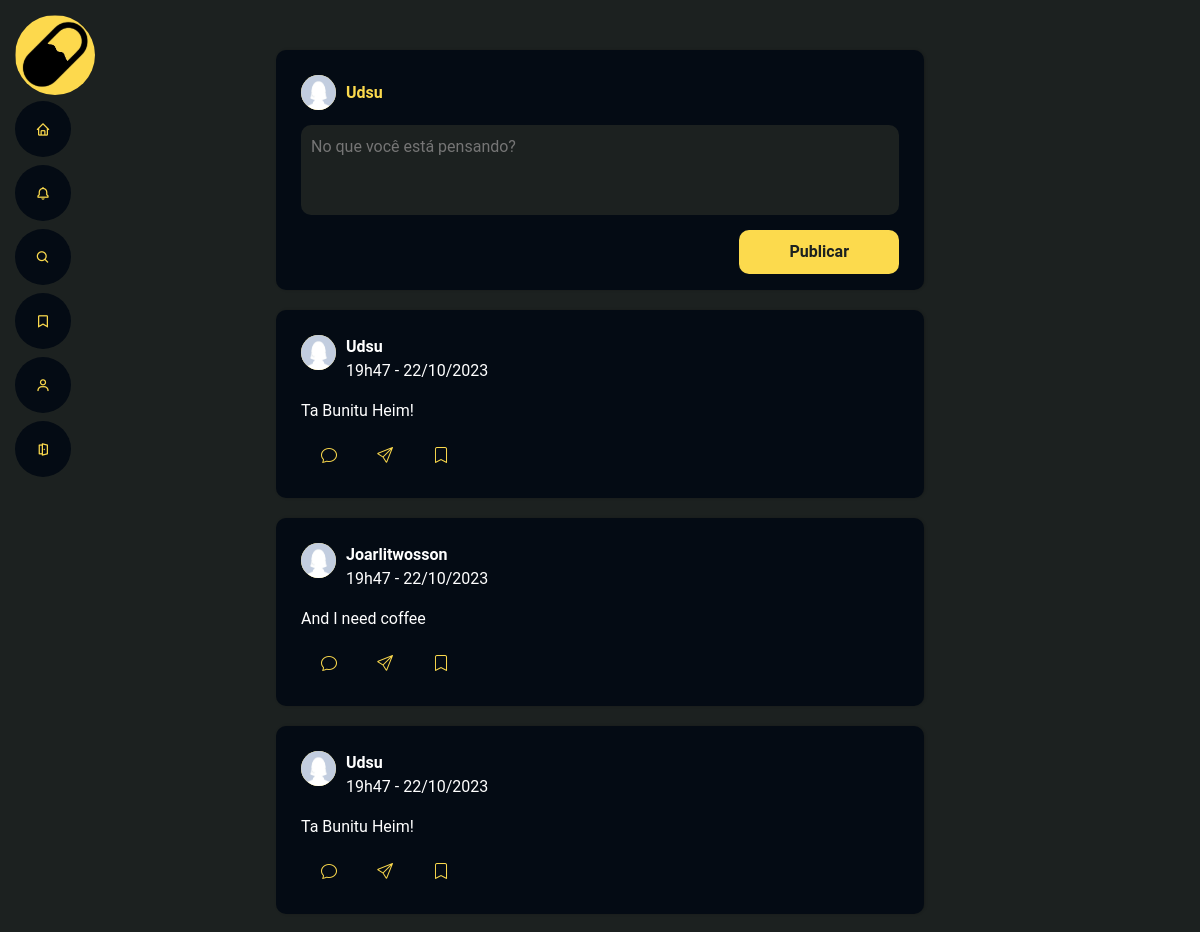
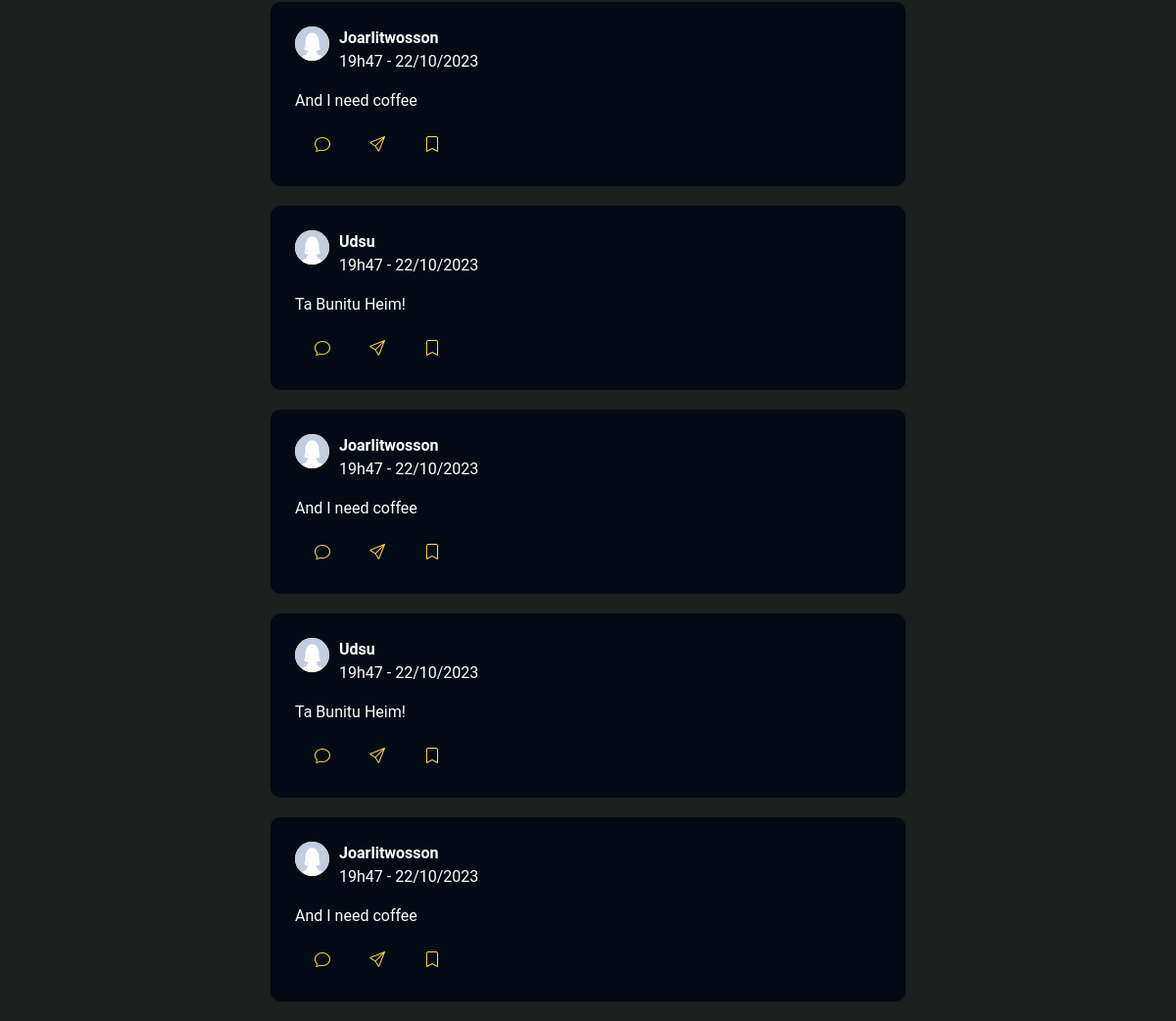
Screenshot of /Index.php?route=principal (signed in) with the database file from the repository (2 pictures, top to bottom).
### tables this page shows
CREATE TABLE tb_posts (
    pos_id INT AUTO_INCREMENT PRIMARY KEY,
    pos_usu_id INT NOT NULL,
    pos_conteudo TEXT,
    pos_data_postagem TIMESTAMP DEFAULT CURRENT_TIMESTAMP ,
    FOREIGN KEY (pos_usu_id) REFERENCES tb_usuarios(usu_id)
);

CREATE TABLE tb_usuarios (
    usu_id INT AUTO_INCREMENT PRIMARY KEY,
    usu_nome VARCHAR(100) NOT NULL,
    usu_nome_usuario VARCHAR(50) NOT NULL,
    usu_email VARCHAR(100) NOT NULL UNIQUE,
    usu_senha VARCHAR(100) NOT NULL,
    usu_avatar VARCHAR(100) DEFAULT 'avatar.jpg',
    usu_img_fundo VARCHAR(100) DEFAULT 'generico.svg',
    usu_data_cadastro TIMESTAMP DEFAULT CURRENT_TIMESTAMP,
    CONSTRAINT chk_usu_nome_usuario_no_spaces CHECK (usu_nome_usuario NOT LIKE '% %')
);

### App/Controllers/PostController.php (called while the page is built, shortened)
<?php
require_once (__DIR__.'/../Model/PostModel.php');
class PostController extends Controller{
    public function viewPost(){
        $postModel = new PostModel();
        $posts = $postModel->getPost("viewPost");
        include (__DIR__."/../../Public/Principal.php");
    }
    }

### Config/Model.php (called while the page is built, shortened)
<?php
require_once (__DIR__."/../Database/SqlCommands.php");
class Model{
    public function __construct(){
        $this->query = new SqlCommands();
    }
}

### Database/SqlCommands.php (called while the page is built, shortened)
<?php
class SqlCommands{
    public function getCommand($function ){
        return $this->listCommandSql[$function];
    }
}

### App/Model/PostModel.php (called while the page is built, shortened)
<?php
require_once (__DIR__."/../../Config/Model.php");
class PostModel extends Model{
    public function getPost($base, $indice = 0){
        $con = $this->conect->conection();
        $query = $this->query->getCommand($base);
        $result = mysqli_query($con, $query[$indice]);
        if (!$result) {
            throw new Exception("Erro na consulta");
        }
        else{
            $rows = array();
            $i = 0;
            while ($row = mysqli_fetch_assoc($result)) {
                $rows[$i] = $row;
                $i++;
            }
            return $rows;
        }
    }
}

### Public/Layout/PostStructure.php (the view, shortened to what this page needs)
 <?php foreach($posts as $post=>$value): ?>
    <?php $route = $_GET['route']; ?>
      <li class='post'>
        <div class='infoUserPost'>
            <div class='imgUserPost'><img src="../Storage/perfil/<?= $value['usu_avatar']; ?>" alt=''></div>
            <div class='nameAndHour'>
                <?php if($route == 'notifications'): ?>
                    <p id="data"><strong><?= $value['usu_nome'];?></strong>| Post Compartilhado por <?= $value['sender_name'];?></p>
                <?php else: ?>
                    <strong><?= $value['usu_nome'];?></strong>
                <?php endif; ?>
                <p><?= $value['pos_data_postagem']; ?></p>
            </div>
        </div>
        <p>
        <?= $value['pos_conteudo']; ?>
        </p>
        <div class='actionBtnPost'>
            <button type='button' class='filepost openModal' data-modal='modal<?= $value['pos_id'] ?>'><i class='bi bi-chat' alt='comentar'></i></button>
            <?php if($route == 'principal'): ?>
                <button type='button' class='filepost openModal' data-modal='modalUsers1'><i class='bi bi-send' alt='compartilhar'></i></button>
                <form action="Index.php?route=<?= $route ?>" method="POST">
                    <button type='submit' class='filepost' name='salvar' value='<?= $value['pos_id'];?>'><i class='bi bi-bookmark' alt='salvar'></i></button>
                </form>
            <?php elseif($route == 'perfil'): ?>
              <form action="Index.php?route=<?= $route ?>" method="POST">
                    <button type='submit' class='filepost' name='apagar' value='<?= $value['pos_id'];?>'><i class='bi bi-trash' alt=''></i></button>
                </form>
            <?php endif; ?>
          </div>
        </li>
<?php endforeach; ?>

### Index.php (shortened to what this page needs)
<?php
require_once (__DIR__."/App/Controllers/PostController.php");
$postController = new PostController();
$route = $_GET['route'] ?? 'login';
switch ($route) {
    case 'principal':
      if ($_SERVER['REQUEST_METHOD'] === 'POST') {
        $postController->processPost();
      } else {
        $postController->viewPost();
      }
      break;
}
?>

### Public/Layout/Layout.php (shortened to what this page needs)
<!DOCTYPE html>
<html lang="en">
<head>
  <link href="../../Resources/Assets/vendor/aos/aos.css" rel="stylesheet">
  <link href="../../Resources/Assets/vendor/bootstrap/css/bootstrap.min.css" rel="stylesheet">
  <link href="../../Resources/Assets/vendor/bootstrap-icons/bootstrap-icons.css" rel="stylesheet">
  <link href="../../Resources/Assets/vendor/boxicons/css/boxicons.min.css" rel="stylesheet">
  <link href="../../Resources/Assets/vendor/glightbox/css/glightbox.min.css" rel="stylesheet">
  <link href="../../Resources/Assets/vendor/swiper/swiper-bundle.min.css" rel="stylesheet">
  <link href="../../Resources/Assets/css/style2.css" rel="stylesheet">
</head>
<body>
  <header id="header">
    <div class="d-flex flex-column">
      <div class="profile">
        <img src="../../Resources/Assets/img/pills2.jpg" alt="" class="img-fluid rounded-circle">
      </div>
      <nav id="navbar" class="nav-menu navbar">
        <ul>
          <li><a href="Index.php?route=principal" class="nav-link scrollto"><i class="bx bx-home"></i> <span>Home</span></a></li>
          <li><a href="Index.php?route=notifications" class="nav-link scrollto"><i class="bx bx-bell"></i> <span>Notificações</span></a></li>
          <li><a href="Index.php?route=pesquisa" class="nav-link scrollto"><i class="bx bx-search"></i> <span>Pesquisar</span></a></li>
          <li><a href="Index.php?route=saves" class="nav-link scrollto"><i class="bx bx-bookmark"></i> <span>Salvos</span></a></li>
          <li><a href="Index.php?route=perfil" class="nav-link scrollto"><i class="bx bx-user"></i> <span>Perfil</span></a></li>
          <li><a href="Index.php" class="nav-link scrollto"><i class="bx bx-door-open"></i> <span>Sair</span></a></li>
        </ul>
      </nav>
    </div>
  </header>

### Public/Principal.php (shortened to what this page needs)
<?php
include(__DIR__.'/Layout/Layout.php');
?>
  <main class="main">
      <ul class="posts">
      <li class="newPost">
        <div class="infoUser">
          <div class="imgUser"><img src="<?php echo "../Storage/perfil/".$_SESSION["avatar"] ?>" alt=""></div>
          <strong> <?= $_SESSION["user_name"] ?> </strong>
        </div>
        <form class="formPost" id="formPost" action="Index.php?route=principal" method="POST">
          <textarea name="textarea" placeholder="No que você está pensando?"></textarea>
        <div class="iconsAndButton">
          <button type="submit" class="btnSubmitForm">Publicar</button>
        </div>
        </form>
        <?php include(__DIR__."/Layout/PostStructure.php"); ?>
      </ul>
  </main>
</body>

### Resources/Assets/css/style2.css (style rules this page uses)
* { margin: 0; padding: 0; box-sizing: border-box; }
body { position: relative; width: 100%; height: 100%; }
strong { font-size: 16px; }
.posts { display: grid; place-items: center; }
main { display: flex; justify-content: center; align-items: center; width: 90vw; }
body { background-color: #1C2120; color:white; font-family: 'Roboto', sans-serif; -webkit-font-smoothing: antialiased !important; }
#header { position: fixed; top: 0; left: 0; bottom: 0; z-index: 9997; transition: all 0.5s; padding: 15px; overflow-y: auto; }
#header div.profile { width: 80px; margin-bottom: 6px; }
.main { max-width: 900px; margin: 0 auto; }
li.newPost { width: 80%; height: 240px; display: flex; flex-direction: column; align-items: flex-start; padding: 25px; background: #040b14; border-radius: 10px; box-shadow: 1px 0 3px rgba(0,0,0,0.2); float: right; margin: 50px 0 20px 0; }
.imgUserPost img { width: 35px; height: 35px; border-radius: 50%; }
.imgUser img { width: 35px; height: 35px; border-radius: 50%; }
li.newPost div.infoUser { display: flex; align-items: center; justify-content: center; }
li.newPost div.infoUser div.imgUser { width: 35px; height: 35px; border-radius: 50%; background-color: #FCDA4D; }
li.newPost div.infoUser strong { color: #FCDA4D; margin-left: 10px; }
li.newPost form.formPost { display: flex; flex-direction: column; width: 100%; height: 100%; }
li.newPost form.formPost textarea { height: 90px; background-color: #1C2120; margin: 15px 0; padding: 10px; border-radius: 10px; resize: none; outline: none; border: 0; width: 100%; border: transparent; box-shadow: none; font-family: 'Roboto', sans-serif; color: #fff; }
li.newPost form.formPost div.iconsAndButton { display: flex; float: right; align-items: center; justify-content: space-between; }
button.btnSubmitForm { background-color: #FCDA4D; padding: 10px 50px; color: #1C2120; font-weight: bold; outline: none; cursor: pointer; border: 0; border-radius: 10px; transition: background 0.2s; }
ul.posts { list-style: none; padding: 0; margin: 0; width: 90%; }
ul.posts li.post { padding: 25px; margin-bottom: 20px; background-color: #040b14; border-radius: 10px; box-shadow: 1px 0 3px rgba(0,0,0,0.2); float: right; width: 80%; list-style: none; align-items: center; justify-content: center; display: list-item; }
ul.posts li.post div.infoUserPost { display: flex; }
ul.posts li.post div.infoUserPost div.imgUserPost { width: 35px; height: 35px; border-radius: 50%; background-color: #FCDA4D; margin-right: 10px; }
ul.posts li.post >p { width: 100%; text-align: justify; }
ul.posts li.post div.actionBtnPost { display: flex; align-items: center; }
ul.posts li.post div.actionBtnPost button { padding: 5px 20px; border: 0; outline: none; display: flex; align-items: center; justify-content: center; border-radius: 10px; color: #FCDA4D; cursor: pointer; background-color: transparent; }
.nav-menu { padding: 0; display: block; }
.nav-menu * { margin: 0; padding: 0; list-style: none; }
.nav-menu>ul>li { position: relative; white-space: nowrap; }
.nav-menu a { display: flex; align-items: center; color: #FCDA4D; padding: 10px 18px; margin-bottom: 8px; transition: 0.3s; font-size: 15px; border-radius: 50px; background: #040b14; height: 56px; width: 100%; overflow: hidden; transition: 0.3s; justify-content: center; }
@media (min-width: 992px) { .nav-menu a, .nav-menu a:focus { width: 56px; } }
button { border: none; background-color: transparent; outline: none; }
main .bx, .bi { color: #FCDA4D;; }

### rows the page displays
tb_posts: pos_usu.usu_avatar (placeholder picture), pos_usu.usu_nome "Udsu", pos_data_postagem "19h47 - 22/10/2023", pos_conteudo "Ta Bunitu Heim!", $value['pos_id'] 1 (drawn)
tb_posts: pos_usu.usu_avatar (placeholder picture), pos_usu.usu_nome "Joarlitwosson", pos_data_postagem "19h47 - 22/10/2023", pos_conteudo "And I need coffee", $value['pos_id'] 2 (drawn)
tb_posts: pos_usu.usu_avatar (placeholder picture), pos_usu.usu_nome "Udsu", pos_data_postagem "19h47 - 22/10/2023", pos_conteudo "Ta Bunitu Heim!", $value['pos_id'] 3 (drawn)
tb_posts: pos_usu.usu_avatar (placeholder picture), pos_usu.usu_nome "Joarlitwosson", pos_data_postagem "19h47 - 22/10/2023", pos_conteudo "And I need coffee", $value['pos_id'] 4 (drawn)
tb_posts: pos_usu.usu_avatar (placeholder picture), pos_usu.usu_nome "Udsu", pos_data_postagem "19h47 - 22/10/2023", pos_conteudo "Ta Bunitu Heim!", $value['pos_id'] 5 (drawn)
tb_posts: pos_usu.usu_avatar (placeholder picture), pos_usu.usu_nome "Joarlitwosson", pos_data_postagem "19h47 - 22/10/2023", pos_conteudo "And I need coffee", $value['pos_id'] 6 (drawn)
tb_posts: pos_usu.usu_avatar (placeholder picture), pos_usu.usu_nome "Udsu", pos_data_postagem "19h47 - 22/10/2023", pos_conteudo "Ta Bunitu Heim!", $value['pos_id'] 7 (drawn)
tb_posts: pos_usu.usu_avatar (placeholder picture), pos_usu.usu_nome "Joarlitwosson", pos_data_postagem "19h47 - 22/10/2023", pos_conteudo "And I need coffee", $value['pos_id'] 8 (drawn)

### other values shown
$_SESSION["user_name"] "Udsu"
